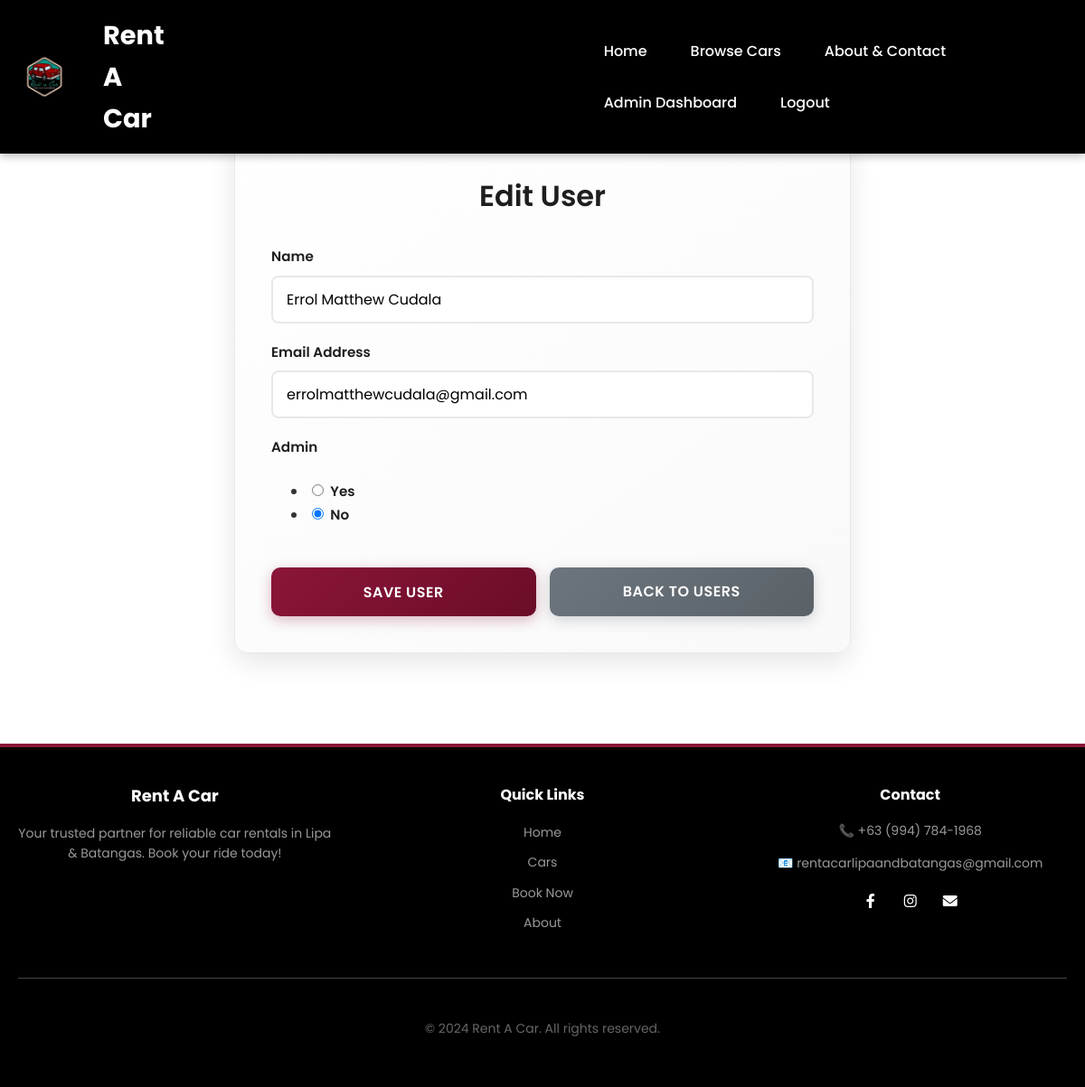
/admin/users/2/edit (signed in), run on the app's committed database.
### models.py (models this page shows)
class User(UserMixin, db.Model):
    id = db.Column(db.Integer, primary_key=True)  # Unique user ID
    name = db.Column(db.String(100), nullable=False)  # Full name
    email = db.Column(db.String(100), unique=True, nullable=False)  # Email address (must be unique)
    password = db.Column(db.String(200), nullable=False)  # Hashed password
    is_admin = db.Column(db.Boolean, default=False)  # Is this user an admin?
    created_at = db.Column(db.DateTime, default=datetime.utcnow)  # Account creation date

### app.py (the view, shortened to what this page needs)
@app.route('/admin/users/<int:user_id>/edit', methods=['GET', 'POST'])
@admin_required
def admin_edit_user(user_id):
    user = User.query.get_or_404(user_id)
    form = UserForm(obj=user)
    return render_template('admin_user_form.html', form=form, title='Edit User', is_edit=True)

### forms.py
class UserForm(FlaskForm):
    name = StringField('Name', validators=[DataRequired(), Length(min=2, max=100)])  # User name
    email = StringField('Email Address', validators=[DataRequired(), Email()])  # User email
    password = PasswordField('Password', validators=[Length(min=6)])  # Password (only for adding new users)
    is_admin = RadioField('Admin', choices=[('True', 'Yes'), ('False', 'No')], default='False')  # Admin status
    submit = SubmitField('Save User')  # Submit button

### app.py (called while the page is built)
@login_manager.user_loader
def load_user(user_id):
    return db.session.get(User, int(user_id))

def admin_required(f):
    @wraps(f)
    def decorated_function(*args, **kwargs):
        if not current_user.is_authenticated or not current_user.is_admin:
            flash('Access denied. Admin privileges required.', 'danger')
            return redirect(url_for('home'))
        return f(*args, **kwargs)
    return decorated_function

### templates/admin_user_form.html (shortened to what this page needs)
{% extends 'base.html' %}
{% block content %}
<div class="admin-user-form">
    <h1>{{ title }}</h1>
    <form method="POST">
        <div class="admin-userform-field">
            {{ form.name.label }}
            {{ form.name(class="admin-userform-input") }}
        </div>
        <div class="admin-userform-field">
            {{ form.email.label }}
            {{ form.email(class="admin-userform-input") }}
        </div>
        <div class="admin-userform-field">
            {{ form.is_admin.label }}
            {{ form.is_admin() }}
        </div>
        <div class="admin-userform-buttons">
            {{ form.submit(class="admin-userform-submit-btn") }}
            <a href="{{ url_for('admin_users') }}" class="admin-userform-back-btn">Back to Users</a>
        </div>
    </form>
</div>
{% endblock %}

### static/css/global.css (style rules this page uses)
body { font-family: 'Poppins', sans-serif; margin: 0; padding: 0; padding-top: 70px; background-color: #FFFFFF; color: #333333; line-height: 1.6; scrollbar-width: thin; scrollbar-color: #8B1538 #E8E8E8; }
h1, h2, h3, h4 { margin: 0; font-weight: 600; }
a { text-decoration: none; color: #8B1538; }

### static/css/index.css (style rules this page uses)
:root { --primary-color: #8B1538; --primary-dark: #6B0D28; --text-dark: #1E1E1E; --text-light: #666666; --bg-light: #F5F5F5; --white: #FFFFFF; }

### static/css/admin_user_form.css (style rules this page uses)
.admin-user-form { max-width: 600px; margin: 40px auto; padding: 40px; background: linear-gradient(145deg, #ffffff 0%, #f9f9f9 100%); border-radius: 15px; box-shadow: 0 10px 30px rgba(0,0,0,0.1); border: 1px solid #E8E8E8; }
.admin-user-form h1 { color: #1E1E1E; font-size: 2em; margin-bottom: 30px; text-align: center; }
.admin-user-form form { display: flex; flex-direction: column; gap: 20px; }
.admin-userform-field { display: flex; flex-direction: column; gap: 8px; }
.admin-userform-field label { font-weight: 600; color: #1E1E1E; font-size: 0.95em; }
.admin-userform-input { padding: 12px 15px; border: 2px solid #E8E8E8; border-radius: 8px; font-size: 1em; box-sizing: border-box; background-color: #fff; transition: border-color 0.3s ease, box-shadow 0.3s ease; }
.admin-userform-buttons { display: flex; gap: 15px; margin-top: 10px; }
.admin-userform-submit-btn { background: linear-gradient(135deg, #8B1538 0%, #6B0D28 100%); color: white; padding: 14px 40px; font-size: 1em; font-weight: 600; border: none; border-radius: 10px; cursor: pointer; transition: all 0.3s ease; text-transform: uppercase; letter-spacing: 0.5px; box-shadow: 0 4px 15px rgba(139, 21, 56, 0.3); flex: 1; text-align: center; }
.admin-userform-back-btn { background: linear-gradient(135deg, #6c757d 0%, #5a6268 100%); color: white; padding: 14px 40px; font-size: 1em; font-weight: 600; border: none; border-radius: 10px; cursor: pointer; transition: all 0.3s ease; text-transform: uppercase; letter-spacing: 0.5px; box-shadow: 0 4px 15px rgba(108, 117, 125, 0.3); flex: 1; text-align: center; text-decoration: none; display: flex; align-items: center; justify-content: center; }

### templates/base.html (style rules this page uses)
* { font-family: 'Poppins', system-ui, sans-serif; }

### data on the page
User: name "Errol Matthew Cudala", email "errolmatthewcudala@gmail.com", is_admin "☐ Yes ☑ No"
User: is_admin.label "Admin"

### other printed values
{{ title }} "Edit User"
